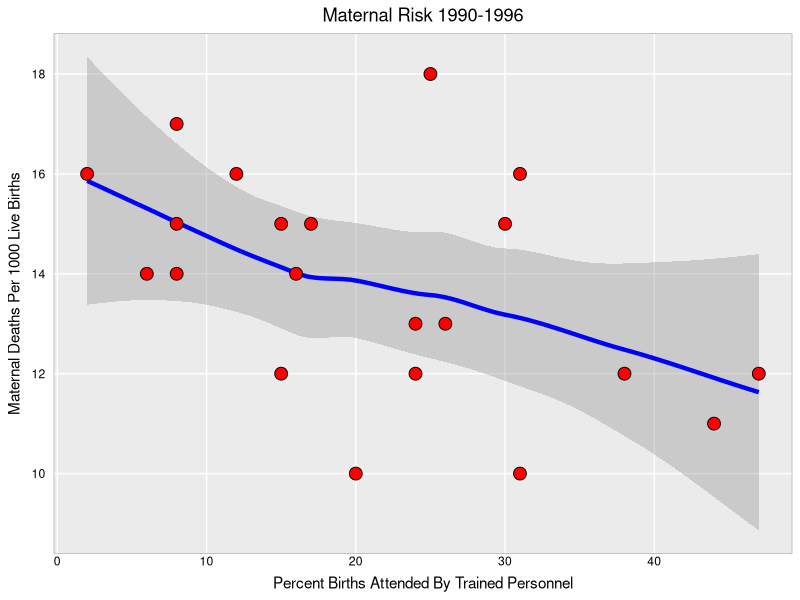
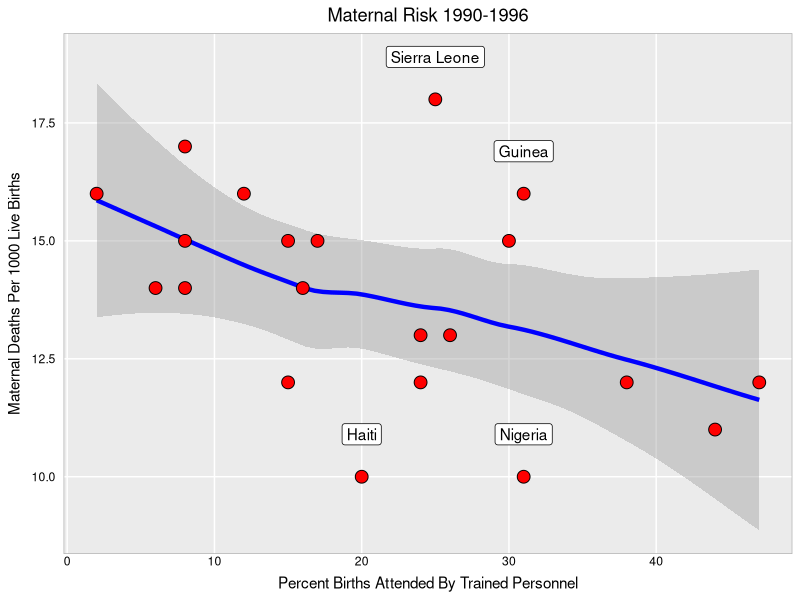
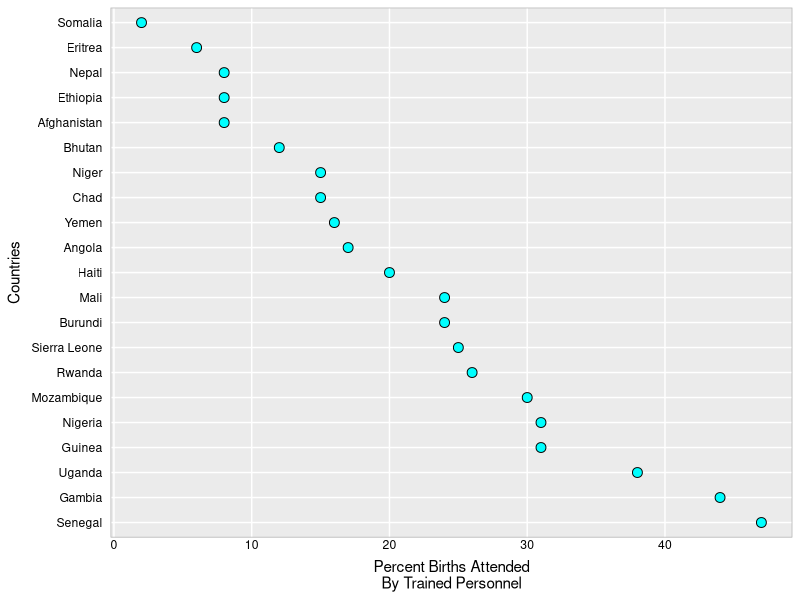
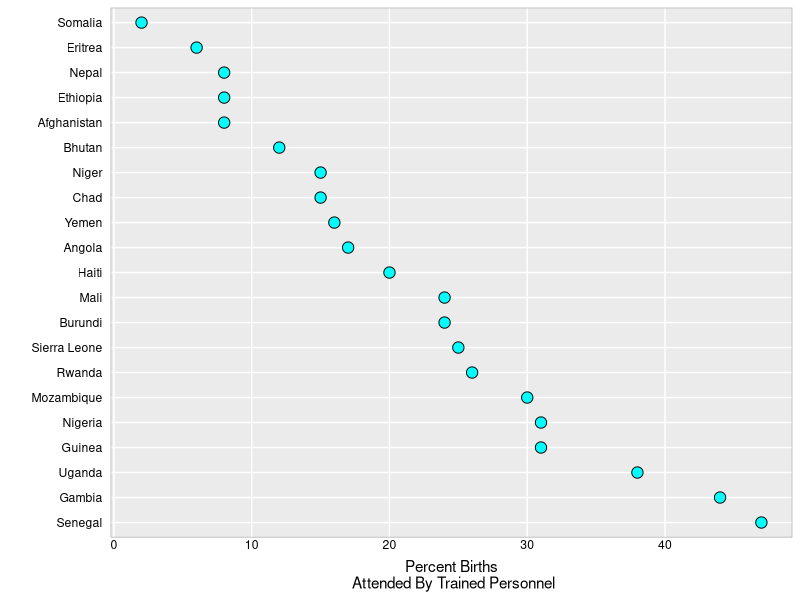
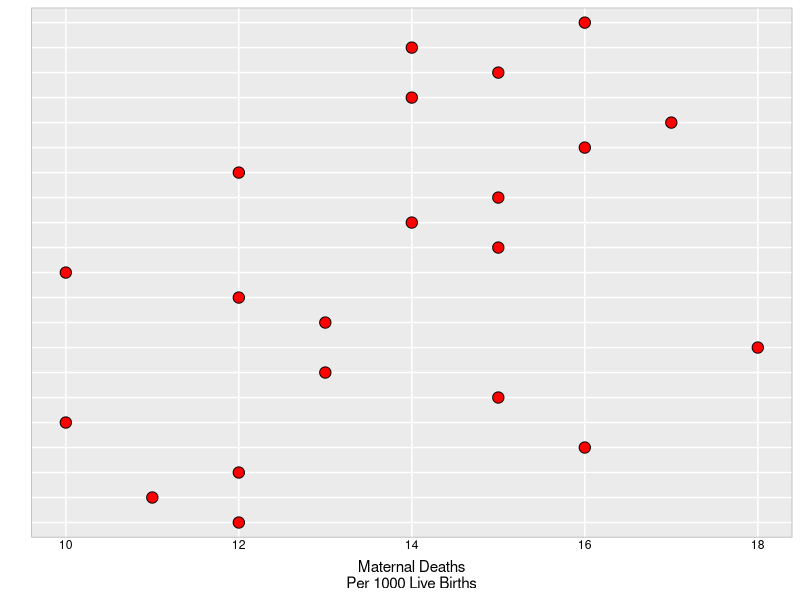
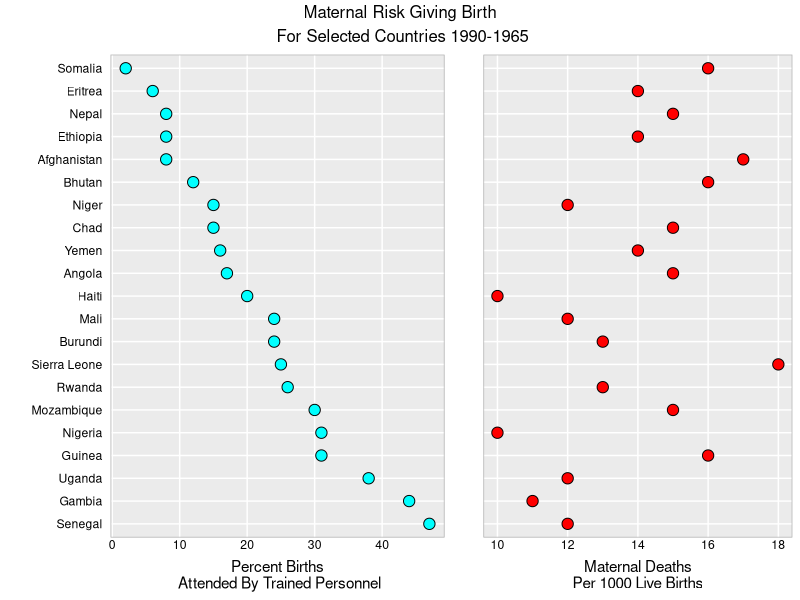
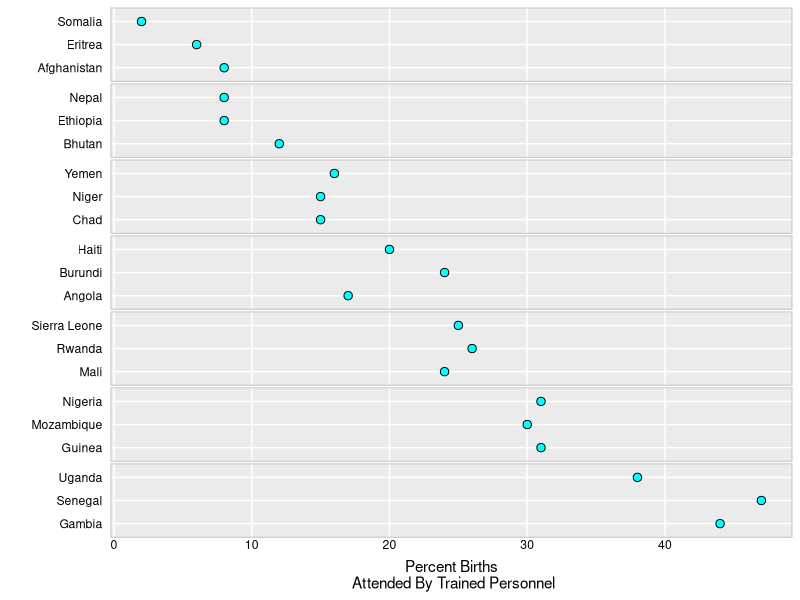
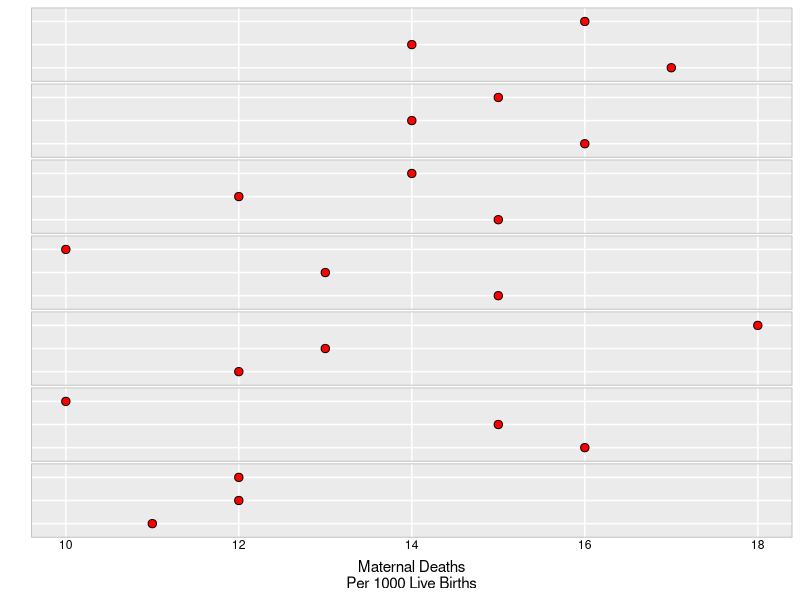

Here is the R script that generated these plots, in order:
## ---- chunk 1
library(tidyverse)
library(gridExtra)
## ---- chunk 2
hw <- theme_gray()+ theme(
  plot.title=element_text(hjust=0.5),
  plot.subtitle=element_text(hjust=0.5),
  plot.caption=element_text(hjust=-.5),

  strip.text.y = element_blank(),
  strip.background=element_rect(fill=rgb(.9,.95,1),
    colour=gray(.5), size=.2),

  panel.border=element_rect(fill=FALSE,colour=gray(.70)),
  panel.grid.minor.y = element_blank(),
  panel.grid.minor.x = element_blank(),
  panel.spacing.x = unit(0.10,"cm"),
  panel.spacing.y = unit(0.05,"cm"),

# axis.ticks.y= element_blank()
  axis.ticks=element_blank(),
  axis.text=element_text(colour="black"),
  axis.text.y=element_text(margin=margin(0,3,0,3)),
  axis.text.x=element_text(margin=margin(-1,0,3,0))
)
## ---- chunk 3
hwLeft <- theme_gray()+ theme(
  plot.title=element_blank(),
  plot.subtitle=element_text(hjust=0.5),
  plot.caption=element_text(hjust=-.5),

  strip.text.y = element_blank(),
  strip.background=element_rect(fill=rgb(.9,.95,1),
    colour=gray(.5), size=.2),

  panel.border=element_rect(fill=FALSE,colour=gray(.70)),
  panel.grid.minor.y = element_blank(),
  panel.grid.minor.x = element_blank(),
  panel.spacing.x = unit(0.10,"cm"),
  panel.spacing.y = unit(0.05,"cm"),

# axis.ticks.y= element_blank()
  axis.ticks=element_blank(),
  axis.text=element_text(colour="black"),
  axis.text.y=element_text(margin=margin(0,3,0,3)),
  axis.text.x=element_text(margin=margin(-1,0,3,0))
)
## ---- chunk 4

hwRight <- theme_gray()+ theme(
  plot.title=element_blank(),
  plot.subtitle=element_text(hjust=0.5),
  plot.caption=element_text(hjust=-.5),

  strip.text.y = element_blank(),
  strip.background=element_rect(fill=rgb(.9,.95,1),
    colour=gray(.5), size=.2),

  panel.border=element_rect(fill=FALSE,colour=gray(.70)),
  panel.grid.minor.y = element_blank(),
  panel.grid.minor.x = element_blank(),
  panel.spacing.x = unit(0.10,"cm"),
  panel.spacing.y = unit(0.05,"cm"),

# axis.ticks.y= element_blank()
  axis.ticks=element_blank(),
  axis.text=element_text(colour="black"),
  axis.text.y=element_blank(),
  axis.text.x=element_text(margin=margin(-1,0,3,0))
)
## ---- chunk 5
attend <- c(25,8,12,31,2,17,15,30,8,8,6,16,24,26,24,15,47,38,44,20,31)
deaths <- c(18,17,16,16,16,15,15,15,15,14,14,14,13,13,12,12,12,12,11,10,10)
nams <- c('Sierra Leone','Afghanistan','Bhutan','Guinea','Somalia','Angola','Chad',
          'Mozambique','Nepal','Ethiopia','Eritrea','Yemen','Burundi','Rwanda',
          'Mali','Niger','Senegal','Uganda','Gambia','Haiti','Nigeria')
## ---- chunk 6
motherDeaths = tibble(Countries = nams,
  DeathRates = deaths, Attended = attend)

#write.csv(motherDeaths,file = "motherDeaths.csv",
#  row.names = FALSE)

## ---- chunk 7
plt <-  ggplot(motherDeaths,
  aes(x = Attended, y = DeathRates)) +
  geom_smooth(method="loess",span=.90,method.args=list(degree=1),
      size=1.5,color="blue") +
  geom_point(shape=21,size=4,color="black",fill="red") +
  labs(x="Percent Births Attended By Trained Personnel",
       y="Maternal Deaths Per 1000 Live Births",
       title="Maternal Risk 1990-1996") + hw
plt
## ---- chunk 8
ptLabs <- motherDeaths %>% filter(Countries %in%
     c('Sierra Leone','Guinea','Haiti','Nigeria'))
ptLabs
## ---- chunk 9
plt + geom_label(data = ptLabs,
      aes(label = Countries),
      nudge_y = .9)
## ---- chunk 10
ggplot(motherDeaths,aes(x = Attended,
  y = reorder(Countries,-Attended))) +
  geom_point(shape = 21,fill = "cyan",
    color = 'black',size = 3) +
  labs(x = "Percent Births Attended\nBy Trained Personnel",
     y = "Countries") +  hw

## ---- chunk 11
pltLeft <- ggplot(motherDeaths,aes(x = Attended,
  y = reorder(Countries,-Attended))) +
  geom_point(shape = 21,fill = "cyan",
    color = 'black',size = 3.5) +
  labs(y = "",
     x = "Percent Births\n Attended By Trained Personnel") +
  hwLeft

pltLeft
## ---- chunk 12
pltRight <- ggplot(motherDeaths,aes(x = DeathRates,
  y = reorder(Countries,-Attended))) +
  geom_point(shape = 21,fill = "red",
    color = 'black',size = 3.5) +
  labs(y = "",
     x = "Maternal Deaths\nPer 1000 Live Births") +  hwRight
pltRight

## ---- chunk 13
grid.arrange(pltLeft,pltRight,ncol = 2,widths = c(2.6,2),
  top = "Maternal Risk Giving Birth\n For Selected Countries 1990-1965")
## ---- chunk 14
newLevels <- levels( with(motherDeaths,reorder(Countries,-Attended)))
topDown <- rev(newLevels)
topDown
## ---- chunk 15
subs <- match(topDown,motherDeaths$Countries)
mdSort <- motherDeaths[subs,]  # rearrange rows
## ---- chunk 16
mdSort$Countries <- factor(topDown,rev(topDown))

 #or
# Sort the rows in the desired order

ord <- order(motherDeaths$Attended)
mdSort <- motherDeaths[ord,]
mdSort

## ---- chunk 17
nam <- paste0("G",7:1)
Grp <- factor(rep(nam,each = 3),levels=nam)
mdSort$Grp <- Grp


pLeft <- ggplot(mdSort,aes(x = Attended, y = Countries)) +
  geom_point(shape = 21,fill = "cyan",color = 'black',size = 2.5)+
  facet_grid(Grp~.,scales = "free_y") +
  labs(y = "",
     x = "Percent Births\n Attended By Trained Personnel") + hwLeft
pLeft

pRight <- ggplot(mdSort,aes(x = DeathRates, y = Countries)) +
  geom_point(shape = 21,fill = "red",color = 'black',size = 2.5) +
  facet_grid(Grp~.,scales = "free_y") +
  labs(y="", x="Maternal Deaths\nPer 1000 Live Births") + hwRight
pRight

grid.arrange(pLeft,pRight,ncol=2,widths=c(2.6,2),
  top="Maternal Risk Giving Birth\n For Selected Countries 1990-1965")
